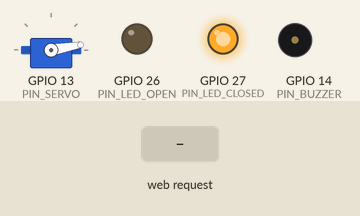
Bench run of a sketch on a simulated ESP32. Parts: servo, output pins drawn as LEDs (lit = HIGH), buzzer (waves = sounding, pin HIGH). The inputs (shaded band) are chosen by the test bench. WiFi joins after 1.5 s; servers stay silent unless stated; what the sketch prints to the serial monitor is not drawn.

Above: at 2.9 s.
3.0 s: HTTP request GET /open received
At 3.15 s:
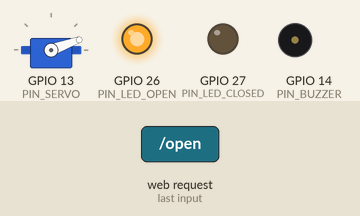
At 4.9 s:
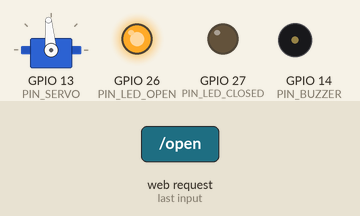
5.2 s: HTTP request GET /close received
At 5.35 s:
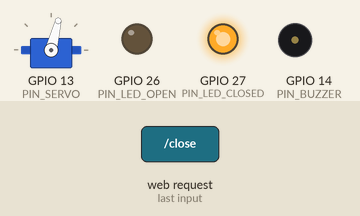
Timing chart, 0 to 8.2 s (numbered marks = the images above; inputs shaded):
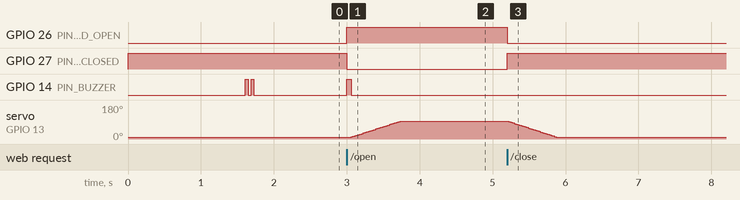

Measured:
- after the input at 3.0 s, GPIO 26 (PIN_LED_OPEN): LOW → HIGH at once; GPIO 27 (PIN_LED_CLOSED): HIGH → LOW at once; GPIO 14 (PIN_BUZZER): LOW → HIGH at once, → LOW 0.06 s later; servo on GPIO 13 (PIN_SERVO): moves from 10° to 95° over 0.67 s, starting after 0.06 s
- after the input at 5.2 s, GPIO 26 (PIN_LED_OPEN): HIGH → LOW at once; GPIO 27 (PIN_LED_CLOSED): LOW → HIGH at once; servo on GPIO 13 (PIN_SERVO): moves from 95° to 10° over 0.67 s, starting at once

The sketch:

barrier_gate_esp32.ino
```cpp
/* ─────────────────────────────────────────────────────────────────────────────
   barrier_gate_esp32.ino  —  ESP32 controller for the CCTV dashboard's ไม้กั้น
   ─────────────────────────────────────────────────────────────────────────────

   จับคู่กับหน้า Dashboard (การ์ด "🚧 ไม้กั้นทางเข้า"):
     GET /         → health check   (dashboard เรียกทุก 10 วิ เพื่อโชว์ "เชื่อมต่อแล้ว")
     GET /open     → ยกไม้กั้นขึ้น + บี๊บสั้น + ไฟเขียว
     GET /close    → ลดไม้กั้นลง       + ไฟแดง
     GET /status   → {"status":"open"|"closed"}

   ตั้งค่าใน dashboard:  ENV  ESP32_URL = http://<ip-ที่ปรินต์ทาง Serial>

   ฮาร์ดแวร์ (อ้างอิง EquipmentList): ESP32 DEVKIT V1 + Buzzer/LED AD16-22SM
     - Servo (SG90 / MG996R) ต่อแขนไม้กั้น       → GPIO 13
     - Buzzer                                     → GPIO 14
     - LED สถานะ (เขียว=เปิด / แดง=ปิด ใช้ 2 ขา)  → GPIO 26 (open) , GPIO 27 (closed)
     * ถ้าใช้รีเลย์ขับมอเตอร์แทนเซอร์โว ดูหมายเหตุท้ายไฟล์

   ไลบรารีที่ต้องติดตั้งใน Arduino IDE:
     - ESP32 board package (Espressif)
     - "ESP32Servo" by Kevin Harrington
   ───────────────────────────────────────────────────────────────────────────── */

#include <WiFi.h>
#include <WebServer.h>
#include <ESP32Servo.h>

// ─── ตั้งค่า ──────────────────────────────────────────────────────────────────
const char *WIFI_SSID = "YOUR_WIFI_SSID";
const char *WIFI_PASS = "YOUR_WIFI_PASSWORD";

const int PIN_SERVO      = 13;
const int PIN_BUZZER     = 14;
const int PIN_LED_OPEN   = 26;
const int PIN_LED_CLOSED = 27;

const int ANGLE_CLOSED = 10;    // องศาแขนไม้กั้นตอนปิด (ขนานพื้น)
const int ANGLE_OPEN   = 95;    // องศาแขนไม้กั้นตอนเปิด (ตั้งขึ้น)
const int SERVO_STEP_MS = 8;    // หน่วงต่อ 1 องศา ทำให้แขนขยับนุ่ม ๆ

// ─── สถานะ ───────────────────────────────────────────────────────────────────
WebServer server(80);
Servo     gateServo;
String    gateStatus = "closed";
int       servoAngle = ANGLE_CLOSED;

// ─── ยูทิลิตี้ ────────────────────────────────────────────────────────────────
void beep(int ms, int times = 1) {
  for (int i = 0; i < times; i++) {
    digitalWrite(PIN_BUZZER, HIGH);
    delay(ms);
    digitalWrite(PIN_BUZZER, LOW);
    if (i < times - 1) delay(ms);
  }
}

void setLeds() {
  bool open = (gateStatus == "open");
  digitalWrite(PIN_LED_OPEN,   open ? HIGH : LOW);
  digitalWrite(PIN_LED_CLOSED, open ? LOW  : HIGH);
}

void moveServoTo(int target) {
  int step = (target > servoAngle) ? 1 : -1;
  while (servoAngle != target) {
    servoAngle += step;
    gateServo.write(servoAngle);
    delay(SERVO_STEP_MS);
  }
}

void gateOpen() {
  gateStatus = "open";
  setLeds();
  beep(60);
  moveServoTo(ANGLE_OPEN);
}

void gateClose() {
  gateStatus = "closed";
  setLeds();
  moveServoTo(ANGLE_CLOSED);
}

// ─── HTTP handlers ───────────────────────────────────────────────────────────
void sendJson(const String &body) {
  server.sendHeader("Access-Control-Allow-Origin", "*");
  server.send(200, "application/json", body);
}

void handleRoot()   { sendJson("{\"ok\":true,\"device\":\"barrier-gate\",\"status\":\"" + gateStatus + "\"}"); }
void handleStatus() { sendJson("{\"status\":\"" + gateStatus + "\"}"); }

void handleOpen() {
  gateOpen();
  sendJson("{\"ok\":true,\"status\":\"open\"}");
}

void handleClose() {
  gateClose();
  sendJson("{\"ok\":true,\"status\":\"closed\"}");
}

// ─── setup / loop ────────────────────────────────────────────────────────────
void connectWifi() {
  WiFi.mode(WIFI_STA);
  WiFi.begin(WIFI_SSID, WIFI_PASS);
  Serial.print("[wifi] connecting");
  unsigned long t0 = millis();
  while (WiFi.status() != WL_CONNECTED && millis() - t0 < 20000) {
    delay(400);
    Serial.print(".");
  }
  Serial.println();
  if (WiFi.status() == WL_CONNECTED) {
    Serial.print("[wifi] IP = ");
    Serial.println(WiFi.localIP());
    Serial.print("[dashboard] set  ESP32_URL = http://");
    Serial.println(WiFi.localIP());
  } else {
    Serial.println("[wifi] FAILED — check SSID / password");
  }
}

void setup() {
  Serial.begin(115200);

  pinMode(PIN_BUZZER, OUTPUT);
  pinMode(PIN_LED_OPEN, OUTPUT);
  pinMode(PIN_LED_CLOSED, OUTPUT);
  digitalWrite(PIN_BUZZER, LOW);

  gateServo.setPeriodHertz(50);
  gateServo.attach(PIN_SERVO, 500, 2400);
  servoAngle = ANGLE_CLOSED;
  gateServo.write(servoAngle);
  gateStatus = "closed";
  setLeds();

  connectWifi();

  server.on("/",       HTTP_GET, handleRoot);
  server.on("/status", HTTP_GET, handleStatus);
  server.on("/open",   HTTP_GET, handleOpen);
  server.on("/close",  HTTP_GET, handleClose);
  server.onNotFound([]() { server.send(404, "text/plain", "not found"); });
  server.begin();
  Serial.println("[http] server started on :80");
  beep(40, 2);   // ready
}

void loop() {
  server.handleClient();

  // Auto-reconnect WiFi if it drops
  static unsigned long lastCheck = 0;
  if (millis() - lastCheck > 10000) {
    lastCheck = millis();
    if (WiFi.status() != WL_CONNECTED) {
      Serial.println("[wifi] lost — reconnecting");
      connectWifi();
    }
  }
}

/* ─────────────────────────────────────────────────────────────────────────────
   หมายเหตุ — ใช้รีเลย์ขับมอเตอร์ไม้กั้นแทนเซอร์โว
   ─────────────────────────────────────────────────────────────────────────────
   1) แทน PIN_SERVO ด้วยขา 2 เส้นไปโมดูลรีเลย์  (เช่น GPIO 13 = ทิศเปิด, GPIO 12 = ทิศปิด)
   2) ใน gateOpen(): digitalWrite(RELAY_OPEN, HIGH); delay(travelTime); digitalWrite(RELAY_OPEN, LOW);
   3) ใน gateClose(): เช่นเดียวกันกับ RELAY_CLOSE
   4) ควรมี limit switch กันโมเตอร์ดันสุดค้าง
   ───────────────────────────────────────────────────────────────────────────── */
```
